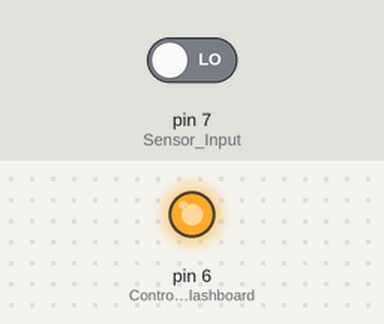
Recording of a sketch running on a simulated Arduino Uno, built with avr-gcc and run on an emulated ATmega328P. Parts: output pins drawn as LEDs (lit = HIGH). Inputs (shaded band) come from the test bench; at power-on: pin 7 (Sensor_Input) LOW. What the sketch prints to the serial monitor is not drawn.

Above: at 0.3 s.
Timing chart, 0 to 1.8 s (numbered marks = the images above):
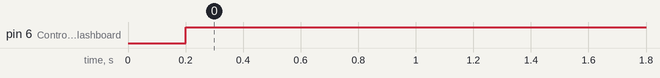

The sketch:

Arduino_Current_Sensor_Crossing.ino
```cpp
void setup(){
  Serial.begin(9600);//Starts up our process for reading sensor values
  pinMode(6,OUTPUT);//Control for Flashboard
  pinMode(7,INPUT);//Sensor Input
}

void loop(){
  int Sensor = digitalRead(7);//Sets up "Sensor" as our value from the Current Sensor
  Serial.println(Sensor);//Allows for reading of sensor in Serial Monitor
  delay(200);//delay of 0.2 seconds in between reads

if (Sensor>0){
  digitalWrite(6,LOW);//turns off our Flashboard when nothing is in the detection zone
}

if (Sensor<1){
  digitalWrite(6,HIGH);//turns on Flashboard when something is detected
}
}
```

Measured:
- by itself, pin 6 (Control_for_Flashboard): LOW → HIGH at 0.20 s
